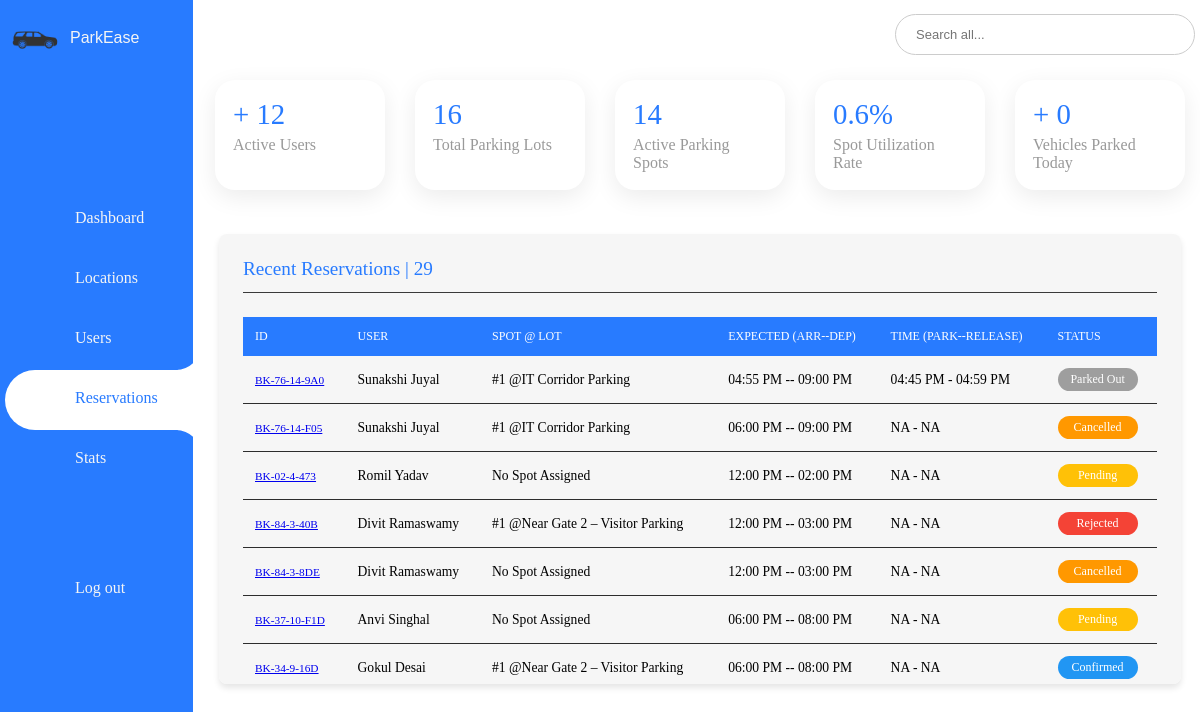
The page /admin/activity_log on the database its author committed.
### model.py (models this page shows, shortened)
class Reservation(db.Model):
    id = db.Column(db.Integer, primary_key=True)
    booking_id = db.Column(db.String(50), unique=True, nullable=False)
    booking_timestamp = db.Column(db.DateTime, default=datetime.utcnow)
    lot_id = db.Column(db.Integer, db.ForeignKey('parking_lot.id'), nullable=False)
    spot_id = db.Column(db.Integer, db.ForeignKey('parking_spot.id'))
    user_id = db.Column(db.Integer, db.ForeignKey('user.id'))
    vehicle_id = db.Column(db.Integer, db.ForeignKey('vehicle.id'))
    expected_arrival = db.Column(db.DateTime, nullable=False)
    expected_departure = db.Column(db.DateTime, nullable=False)
    parking_timestamp = db.Column(db.DateTime)
    leaving_timestamp = db.Column(db.DateTime)
    parking_cost = db.Column(db.Float)
    status = db.Column(db.String(20), default='Pending')
    cancellation_reason = db.Column(db.String(200))
    lot = db.relationship('ParkingLot')
    spot = db.relationship('ParkingSpot', backref=db.backref('reservations', lazy='dynamic'))
    user = db.relationship('User', overlaps="reservations,user_ref")
    vehicle = db.relationship('Vehicle')

class User(db.Model, UserMixin):
    id = db.Column(db.Integer, primary_key=True)
    username = db.Column(db.String(80), unique=True)
    email = db.Column(db.String(120), unique=True, nullable=False)
    password = db.Column(db.String(200), nullable=False)
    firstname = db.Column(db.String(100))
    lastname = db.Column(db.String(100))
    gender = db.Column(db.String(10))
    phone = db.Column(db.String(15))
    address = db.Column(db.String(200))
    pin = db.Column(db.String(10))
    registration_date = db.Column(db.DateTime, default=datetime.now)
    is_active = db.Column(db.Boolean, default=True)
    reservations = db.relationship('Reservation', backref='user_ref', lazy=True)
    vehicles = db.relationship('Vehicle', backref='owner', cascade='all, delete-orphan')

class ParkingSpot(db.Model):
    id = db.Column(db.Integer, primary_key=True)
    lot_id = db.Column(db.Integer, db.ForeignKey('parking_lot.id'))
    spot_number = db.Column(db.Integer, nullable=False)
    status = db.Column(db.String(1), default='A')  # A = Available, O = Occupied

class ParkingLot(db.Model):
    id = db.Column(db.Integer, primary_key=True)
    prime_location_name = db.Column(db.String(100))
    price_per_hour = db.Column(db.Float)
    max_parking_spots = db.Column(db.Integer, nullable=False)
    available_spots = db.Column(db.Integer, nullable=False)
    available_from = db.Column(db.Time)
    available_to = db.Column(db.Time)
    is_active = db.Column(db.Boolean, default=True)
    image_url = db.Column(db.String)
    admin_notes = db.Column(db.Text)
    location_id = db.Column(db.Integer, db.ForeignKey('location.id'), nullable=False)
    spots = db.relationship('ParkingSpot', backref='lot', cascade='all, delete-orphan', lazy=True)

### routes/admin_routes.py (the view)
@admin_bp.route('/activity_log', methods=['GET', 'POST'])
def activity_log():
    users = User.query.all()
    today = datetime.today().date()
    lots = ParkingLot.query.all()
    reservations = Reservation.query.order_by(Reservation.booking_timestamp.desc()).all()
    vehicles_parked_today = Reservation.query.filter(Reservation.parking_timestamp >= datetime.combine(today, datetime.min.time())).count()
    parking_lots = []
    total_occupied_spots = 0
    total_spots = 0
    for lot in lots:
        occupied_count = ParkingSpot.query.filter_by(lot_id=lot.id, status='O').count()
        total = lot.available_spots or 1
        total_occupied_spots += occupied_count
        total_spots += total
        utilization = (occupied_count / total) * 100
        parking_lots.append({
            'id': lot.id,
            'prime_location_name': lot.prime_location_name,
            'available_spots': lot.available_spots,
            'occupied_spots': occupied_count,
            'utilization_rate': round(utilization, 1)
        })
    overall_utilization = round((total_occupied_spots / total_spots) * 100, 1) if total_spots else 0
    active_users = User.query.filter_by(is_active=True).count()
    total_parking_lots = ParkingLot.query.count()
    active_parkings = ParkingLot.query.filter_by(is_active=True).count()
    return render_template('admin/activity_log.html',
                           active_users=active_users,
                           parking_lots=parking_lots,
                           active_parkings=active_parkings,
                           total_parking_lots=total_parking_lots,
                           utilization_rate=overall_utilization,
                           vehicles_parked_today=vehicles_parked_today,
                           reservations=reservations)

### templates/admin/activity_log.html (shortened to what this page needs)
{% extends 'admin/adash_base.html' %}
{% block body %}
{% block content %}
<div class="dashboard-container">
    <div class="panel panel-left">
        <h3 class="panel-header">Recent Reservations | {{ reservations|length}} </h3>
        <table class="reservations-table">
            <thead>
                <tr>
                    <th>ID</th>
                    <th>User</th>
                    <th>Spot @ Lot</th>
                    <th>Expected (Arr--Dep)</th>
                    <th>Time (Park--Release)</th>
                    <th>Status</th>
                </tr>
            </thead>
            <tbody>
                {% for booking in reservations %}
                <tr>
                    <td>
                        <small>
                            <a href="{{ url_for('admin.booking_details', booking_id=booking.booking_id) }}"
                                class="bid-link">
                                {{ booking.booking_id }}
                            </a>
                        </small>
                    </td>
                    <td>{{ booking.user.firstname }} {{ booking.user.lastname }}</td>
                    <td>
                        {% if booking.spot %}
                        #{{ booking.spot.spot_number }} @{{ booking.spot.lot.prime_location_name }}
                        {% else %}
                        No Spot Assigned
                        {% endif %}
                    </td>
                    <td>{{ booking.expected_arrival.strftime('%I:%M %p') }} -- {{
                        booking.expected_departure.strftime('%I:%M %p') }}</td>
                    <td>
                        {% if booking.parking_timestamp and booking.leaving_timestamp %}
                        {{ booking.parking_timestamp.strftime('%I:%M %p') }} - {{
                        booking.leaving_timestamp.strftime('%I:%M %p') }}
                        {% elif booking.parking_timestamp %}
                        {{ booking.parking_timestamp.strftime('%I:%M %p') }} -- N/A
                        {% else %}
                        NA - NA
                        {% endif %}
                    </td>
                    <td>
                        <span class="status-badge status-{{ booking.status.lower().replace(' ', '_') }}">
                            {{ booking.status }}
                        </span>
                    </td>
                </tr>
                {% endfor %}
            </tbody>
        </table>
    </div>
</div>
{% endblock %}
{% endblock %}

### static/style/admin/adash_base.css (style rules this page uses)
* { margin: 0; padding: 0; box-sizing: border-box; }
:root { --blue: #287bff; --white: #fff; --grey: #f5f5f5; --black1: #222; --black2: #999; }
body { min-height: 100vh; overflow-x: hidden; }

### templates/admin/activity_log.html (style rules this page uses)
.dashboard-container { display: flex; gap: 1.5rem; padding: 1.5rem; height: calc(100vh - 100px); }
.panel { width: 48%; background-color: #f6f6f6; border-radius: 8px; padding: 1.5rem; box-shadow: 0 4px 6px rgba(0, 0, 0, 0.1); max-height: 450px; overflow-y: auto; }
.panel-left { width: 100%; background-color: #f6f6f6; border-radius: 8px; padding: 1.5rem; box-shadow: 0 4px 6px rgba(0, 0, 0, 0.1); max-height: 450px; overflow-y: auto; }
.panel-header { color: #287bff; margin-bottom: 1.5rem; padding-bottom: 0.75rem; border-bottom: 1px solid #3a3a3a; font-size: 1.2rem; font-weight: 500; }
.reservations-table { width: 100%; border-collapse: collapse; }
.reservations-table th { text-align: left; padding: 0.75rem; background-color: #287bff; color: #ffffff; font-weight: 500; text-transform: uppercase; font-size: 0.75rem; }
.reservations-table td { padding: 0.75rem; border-bottom: 1px solid #2d2d2d; font-size: 0.85rem; }
.status-badge { display: inline-block; padding: 4px 8px; border-radius: 12px; font-size: 0.75rem; font-weight: 500; text-transform: capitalize; color: white; text-align: center; min-width: 80px; }
.status-pending { background-color: #FFC107; }
.status-confirmed { background-color: #2196F3; }
.status-parked_out { background-color: #9E9E9E; }
.status-cancelled { background-color: #FF9800; }
.status-rejected { background-color: #F44336; }

### rows shown on the page
Reservation: booking_id "BK-76-14-9A0", user.firstname "Sunakshi", user.lastname "Juyal", spot.spot_number "1", spot.lot.prime_location_name "IT Corridor Parking", expected_arrival "04:55 PM", expected_departure "09:00 PM", parking_timestamp "04:45 PM", leaving_timestamp "04:59 PM", status "Parked Out"
Reservation: booking_id "BK-76-14-F05", user.firstname "Sunakshi", user.lastname "Juyal", spot.spot_number "1", spot.lot.prime_location_name "IT Corridor Parking", expected_arrival "06:00 PM", expected_departure "09:00 PM", shows "NA - NA", status "Cancelled"
Reservation: booking_id "BK-02-4-473", user.firstname "Romil", user.lastname "Yadav", shows "No Spot Assigned", expected_arrival "12:00 PM", expected_departure "02:00 PM", shows "NA - NA", status "Pending"
Reservation: booking_id "BK-84-3-40B", user.firstname "Divit", user.lastname "Ramaswamy", spot.spot_number "1", spot.lot.prime_location_name "Near Gate 2 – Visitor Parking", expected_arrival "12:00 PM", expected_departure "03:00 PM", shows "NA - NA", status "Rejected"
Reservation: booking_id "BK-84-3-8DE", user.firstname "Divit", user.lastname "Ramaswamy", shows "No Spot Assigned", expected_arrival "12:00 PM", expected_departure "03:00 PM", shows "NA - NA", status "Cancelled"
Reservation: booking_id "BK-37-10-F1D", user.firstname "Anvi", user.lastname "Singhal", shows "No Spot Assigned", expected_arrival "06:00 PM", expected_departure "08:00 PM", shows "NA - NA", status "Pending"
Reservation: booking_id "BK-34-9-16D", user.firstname "Gokul", user.lastname "Desai", spot.spot_number "1", spot.lot.prime_location_name "Near Gate 2 – Visitor Parking", expected_arrival "06:00 PM", expected_departure "08:00 PM", shows "NA - NA", status "Confirmed"

### other values the page prints
{{ active_users }} "12"
{{ total_parking_lots }} "16"
{{ active_parkings }} "14"
{{ utilization_rate }} "0.6"
{{ vehicles_parked_today }} "0"
{{ reservations|length }} "29"
